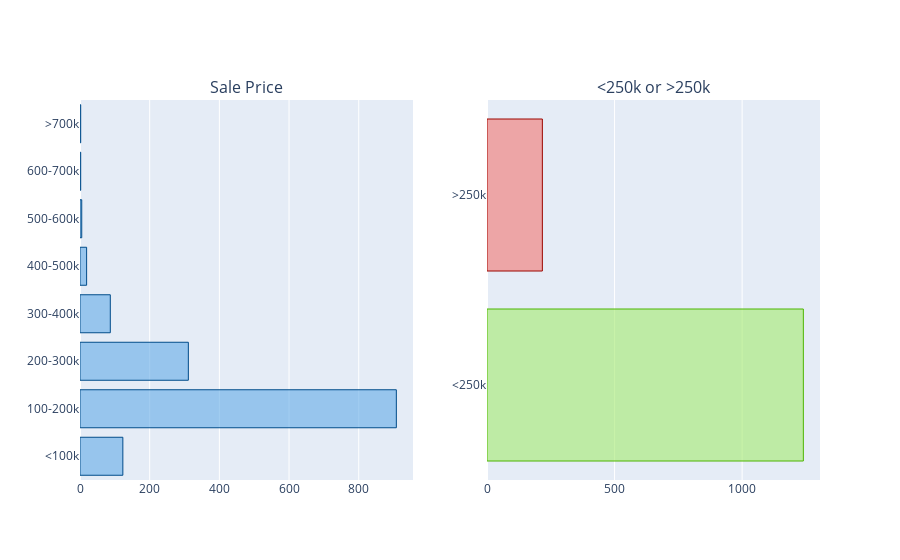

Here is the notebook cell this chart was saved with:
### Code cell
#bar chart of saleprice bins

bins = [0, 100000, 200000, 300000, 400000, 500000, 600000, 700000, np.inf]
bin_labels = ['<100k', '100-200k', '200-300k', '300-400k', '400-500k', '500-600k', '600-700k', '>700k']

bins_u250 = [0, median_price, np.inf]
bin_labels_u250 = ['<250k', '>250k']

bin_df = pd.cut(housing_df['SalePrice'], bins, labels=bin_labels).value_counts().sort_index().reset_index()
bin_df.columns = ['SalePrice', 'Count']

bin_df_u250 = pd.cut(housing_df['SalePrice'], bins_u250, labels=bin_labels_u250).value_counts().sort_index().reset_index()
bin_df_u250.columns = ['SalePrice', 'Count']

fig = make_subplots(1, 2, subplot_titles=['Sale Price', '<250k or >250k'])

fig.add_trace(
    go.Bar(
        x=bin_df['Count'],
        y=bin_df['SalePrice'],
        orientation='h',
        marker=dict(
            color='rgba(100, 172, 232, 0.6)',
            line=dict(
                color='rgba(0, 76, 138, 1.0)',
                width=1
            )
        )
    ),
    col=1,
    row=1
)

fig.add_trace(
    go.Bar(
        x=bin_df_u250['Count'],
        y=bin_df_u250['SalePrice'],
        orientation='h',
        marker=dict(
            color=['rgba(165, 236, 113, 0.6)', 'rgba(243, 119, 114, 0.6)'],
            line=dict(
                color=['rgba(77, 181, 0, 1.0)', 'rgba(156, 7, 0, 1.0)'],
                width=1
            )
        )
    ),
    col=2,
    row=1
)

fig.update_layout(showlegend=False)

#of the 1460 properties 1243 are within our budget

### Figure 1 — Plotly figure (JSON) as saved in the notebook; plotly's stock layout.template omitted (floating-point values rounded to 4 significant figures)
{"data": [{"marker": {"color": "rgba(100, 172, 232, 0.6)", "line": {"color": "rgba(0, 76, 138, 1.0)", "width": 1}}, "orientation": "h", "type": "bar", "x": [123, 908, 311, 87, 19, 5, 2, 2], "xaxis": "x", "y": ["<100k", "100-200k", "200-300k", "300-400k", "400-500k", "500-600k", "600-700k", ">700k"], "yaxis": "y"}, {"marker": {"color": ["rgba(165, 236, 113, 0.6)", "rgba(243, 119, 114, 0.6)"], "line": {"color": ["rgba(77, 181, 0, 1.0)", "rgba(156, 7, 0, 1.0)"], "width": 1}}, "orientation": "h", "type": "bar", "x": [1240, 217], "xaxis": "x2", "y": ["<250k", ">250k"], "yaxis": "y2"}], "layout": {"annotations": [{"font": {"size": 16}, "showarrow": false, "text": "Sale Price", "x": 0.225, "xanchor": "center", "xref": "paper", "y": 1, "yanchor": "bottom", "yref": "paper"}, {"font": {"size": 16}, "showarrow": false, "text": "<250k or >250k", "x": 0.775, "xanchor": "center", "xref": "paper", "y": 1, "yanchor": "bottom", "yref": "paper"}], "showlegend": false, "xaxis": {"anchor": "y", "domain": [0, 0.45]}, "xaxis2": {"anchor": "y2", "domain": [0.55, 1]}, "yaxis": {"anchor": "x", "domain": [0, 1]}, "yaxis2": {"anchor": "x2", "domain": [0, 1]}}}
